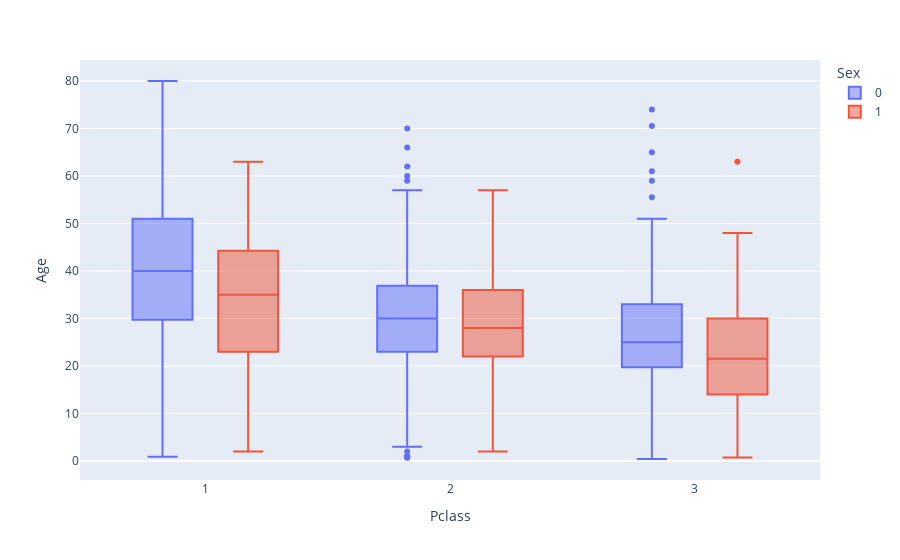

Notebook code for this chart:
### Markdown cell above
- Median Age for male is 29 and female is 27, Not much significant difference

### Code cell
px.box(titanic_cleaned, x = 'Pclass', y = 'Age', color = 'Sex')

### Figure 1 — Plotly figure (JSON) as saved in the notebook; plotly's stock layout.template omitted (floating-point values rounded to 4 significant figures; data arrays with more than 128 entries replaced by an {"elided": "..."} marker saying what was removed)
{"data": [{"alignmentgroup": "True", "hovertemplate": "Sex=0<br>Pclass=%{x}<br>Age=%{y}<extra></extra>", "legendgroup": "0", "marker": {"color": "#636efa"}, "name": "0", "notched": false, "offsetgroup": "0", "orientation": "v", "showlegend": true, "type": "box", "x": {"elided": "577 int values"}, "x0": " ", "xaxis": "x", "y": {"elided": "577 float values"}, "y0": " ", "yaxis": "y"}, {"alignmentgroup": "True", "hovertemplate": "Sex=1<br>Pclass=%{x}<br>Age=%{y}<extra></extra>", "legendgroup": "1", "marker": {"color": "#EF553B"}, "name": "1", "notched": false, "offsetgroup": "1", "orientation": "v", "showlegend": true, "type": "box", "x": {"elided": "314 int values"}, "x0": " ", "xaxis": "x", "y": {"elided": "314 float values"}, "y0": " ", "yaxis": "y"}], "layout": {"boxmode": "group", "legend": {"title": {"text": "Sex"}, "tracegroupgap": 0}, "margin": {"t": 60}, "xaxis": {"anchor": "y", "domain": [0, 1], "title": {"text": "Pclass"}}, "yaxis": {"anchor": "x", "domain": [0, 1], "title": {"text": "Age"}}}}
